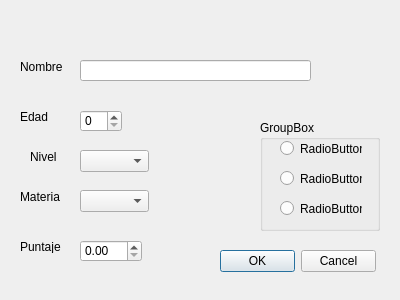
<?xml version="1.0" encoding="UTF-8"?>
<ui version="4.0">
 <class>Dialog</class>
 <widget class="QDialog" name="Dialog">
  <property name="geometry">
   <rect>
    <x>0</x>
    <y>0</y>
    <width>400</width>
    <height>300</height>
   </rect>
  </property>
  <property name="windowTitle">
   <string>Dialog</string>
  </property>
  <widget class="QLineEdit" name="lineEdit">
   <property name="geometry">
    <rect>
     <x>80</x>
     <y>60</y>
     <width>231</width>
     <height>21</height>
    </rect>
   </property>
  </widget>
  <widget class="QSpinBox" name="spinBox">
   <property name="geometry">
    <rect>
     <x>80</x>
     <y>110</y>
     <width>42</width>
     <height>22</height>
    </rect>
   </property>
  </widget>
  <widget class="QDoubleSpinBox" name="doubleSpinBox">
   <property name="geometry">
    <rect>
     <x>80</x>
     <y>240</y>
     <width>62</width>
     <height>22</height>
    </rect>
   </property>
  </widget>
  <widget class="QComboBox" name="comboBox">
   <property name="geometry">
    <rect>
     <x>80</x>
     <y>150</y>
     <width>69</width>
     <height>22</height>
    </rect>
   </property>
  </widget>
  <widget class="QComboBox" name="comboBox_2">
   <property name="geometry">
    <rect>
     <x>80</x>
     <y>190</y>
     <width>69</width>
     <height>22</height>
    </rect>
   </property>
  </widget>
  <widget class="QRadioButton" name="radioButton">
   <property name="geometry">
    <rect>
     <x>280</x>
     <y>140</y>
     <width>82</width>
     <height>17</height>
    </rect>
   </property>
   <property name="text">
    <string>RadioButton</string>
   </property>
  </widget>
  <widget class="QRadioButton" name="radioButton_2">
   <property name="geometry">
    <rect>
     <x>280</x>
     <y>170</y>
     <width>82</width>
     <height>17</height>
    </rect>
   </property>
   <property name="text">
    <string>RadioButton</string>
   </property>
  </widget>
  <widget class="QRadioButton" name="radioButton_3">
   <property name="geometry">
    <rect>
     <x>280</x>
     <y>200</y>
     <width>82</width>
     <height>17</height>
    </rect>
   </property>
   <property name="text">
    <string>RadioButton</string>
   </property>
  </widget>
  <widget class="QGroupBox" name="groupBox">
   <property name="geometry">
    <rect>
     <x>260</x>
     <y>120</y>
     <width>120</width>
     <height>111</height>
    </rect>
   </property>
   <property name="title">
    <string>GroupBox</string>
   </property>
  </widget>
  <widget class="QLabel" name="label">
   <property name="geometry">
    <rect>
     <x>20</x>
     <y>60</y>
     <width>47</width>
     <height>13</height>
    </rect>
   </property>
   <property name="text">
    <string>Nombre</string>
   </property>
  </widget>
  <widget class="QLabel" name="label_2">
   <property name="geometry">
    <rect>
     <x>20</x>
     <y>110</y>
     <width>47</width>
     <height>13</height>
    </rect>
   </property>
   <property name="text">
    <string>Edad</string>
   </property>
  </widget>
  <widget class="QLabel" name="label_3">
   <property name="geometry">
    <rect>
     <x>30</x>
     <y>150</y>
     <width>47</width>
     <height>13</height>
    </rect>
   </property>
   <property name="text">
    <string>Nivel</string>
   </property>
  </widget>
  <widget class="QLabel" name="label_4">
   <property name="geometry">
    <rect>
     <x>20</x>
     <y>190</y>
     <width>47</width>
     <height>13</height>
    </rect>
   </property>
   <property name="text">
    <string>Materia</string>
   </property>
  </widget>
  <widget class="QLabel" name="label_5">
   <property name="geometry">
    <rect>
     <x>20</x>
     <y>240</y>
     <width>47</width>
     <height>13</height>
    </rect>
   </property>
   <property name="text">
    <string>Puntaje</string>
   </property>
  </widget>
  <widget class="QDialogButtonBox" name="buttonBox">
   <property name="geometry">
    <rect>
     <x>220</x>
     <y>250</y>
     <width>156</width>
     <height>23</height>
    </rect>
   </property>
   <property name="standardButtons">
    <set>QDialogButtonBox::Cancel|QDialogButtonBox::Ok</set>
   </property>
  </widget>
 </widget>
 <resources/>
 <connections/>
</ui>
